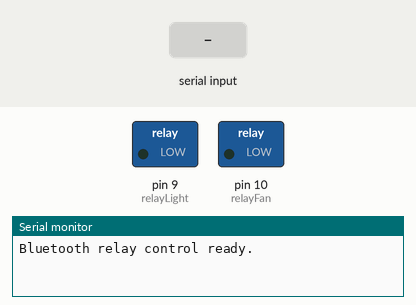
Bench run of a sketch on a simulated Arduino Uno, built with avr-gcc and run on an emulated ATmega328P. Parts: switched loads named in the sketch (green lamp = pin HIGH), the last lines printed to the serial monitor. The test bench sets the inputs (shaded band).

Above: at 1.2 s.
1.3 s: "3" received over the second serial link
At 2.5 s:
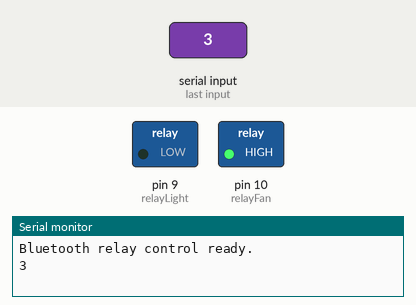
2.8 s: "4" received over the second serial link
At 3.8 s:
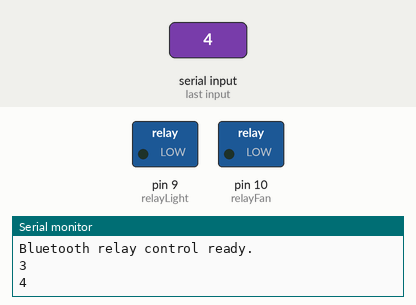
Timing chart, 0 to 5.8 s (numbered marks = the images above; inputs shaded):
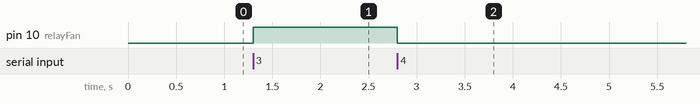

Measured:
- after the input at 1.3 s, pin 10 (relayFan): LOW → HIGH at once
- after the input at 2.8 s, pin 10 (relayFan): HIGH → LOW at once

The sketch:

sketch_sep28a_copy_20240928195316.ino
```cpp
#include <SoftwareSerial.h>

SoftwareSerial BTSerial(2, 3); // RX, TX

// Define relay pins
int relayLight = 9;
int relayFan = 10;

void setup() {
  // Set up relay pins as OUTPUT
  pinMode(relayLight, OUTPUT);
  pinMode(relayFan, OUTPUT);

  // Start communication with the Bluetooth module
  BTSerial.begin(9600);

  // Start serial communication for debugging
  Serial.begin(9600);
  Serial.println("Bluetooth relay control ready.");
}

void loop() {
  // Check if there's incoming data from the Bluetooth module
  if (BTSerial.available()) {
    char command = BTSerial.read();

    // Debugging: Print the received command
    Serial.println(command);

    // Control the relay based on the received command
    switch (command) {
      case 'light on':   // Turn ON light
        digitalWrite(relayLight, HIGH);
        BTSerial.println("Light ON");
        break;

      case 'light off':   // Turn OFF light
        digitalWrite(relayLight, LOW);
        BTSerial.println("Light OFF");
        break;

      case '3':   // Turn ON fan
        digitalWrite(relayFan, HIGH);
        BTSerial.println("Fan ON");
        break;

      case '4':   // Turn OFF fan
        digitalWrite(relayFan, LOW);
        BTSerial.println("Fan OFF");
        break;

      default:
        BTSerial.println("Invalid Command");
        break;
    }
  }
}
```
